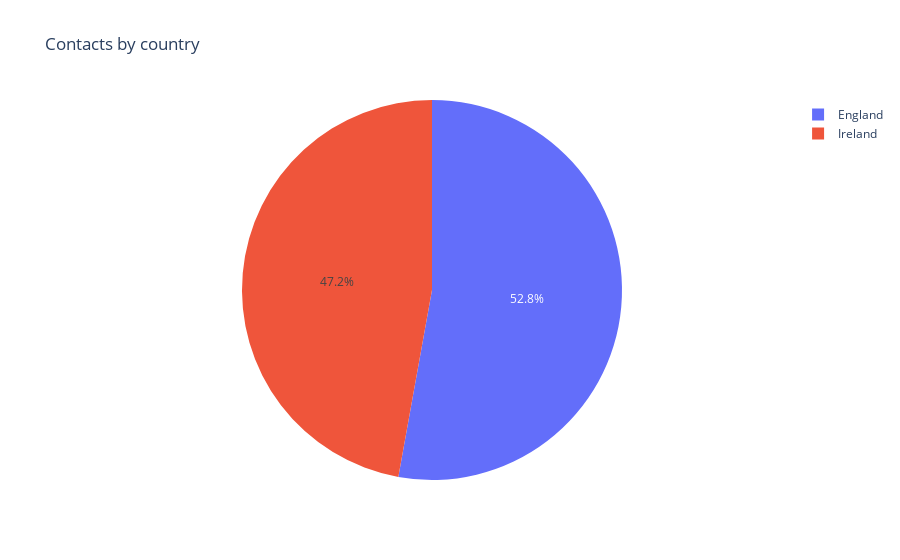

This figure's notebook cell:
### Code cell
fig = go.Figure(data=go.Pie(labels=countryIndex, values=countryValues))
# Personalizar el gráfico
fig.update_layout(
    title="Contacts by Country",
)

# Mostrar el gráfico interactivo
fig.show()

### Figure 1 — Plotly figure (JSON) as saved in the notebook; plotly's stock layout.template omitted (floating-point values rounded to 4 significant figures)
{"data": [{"labels": ["England", "Ireland"], "type": "pie", "values": [3512, 3135]}], "layout": {"title": {"text": "Contacts by country"}}}
